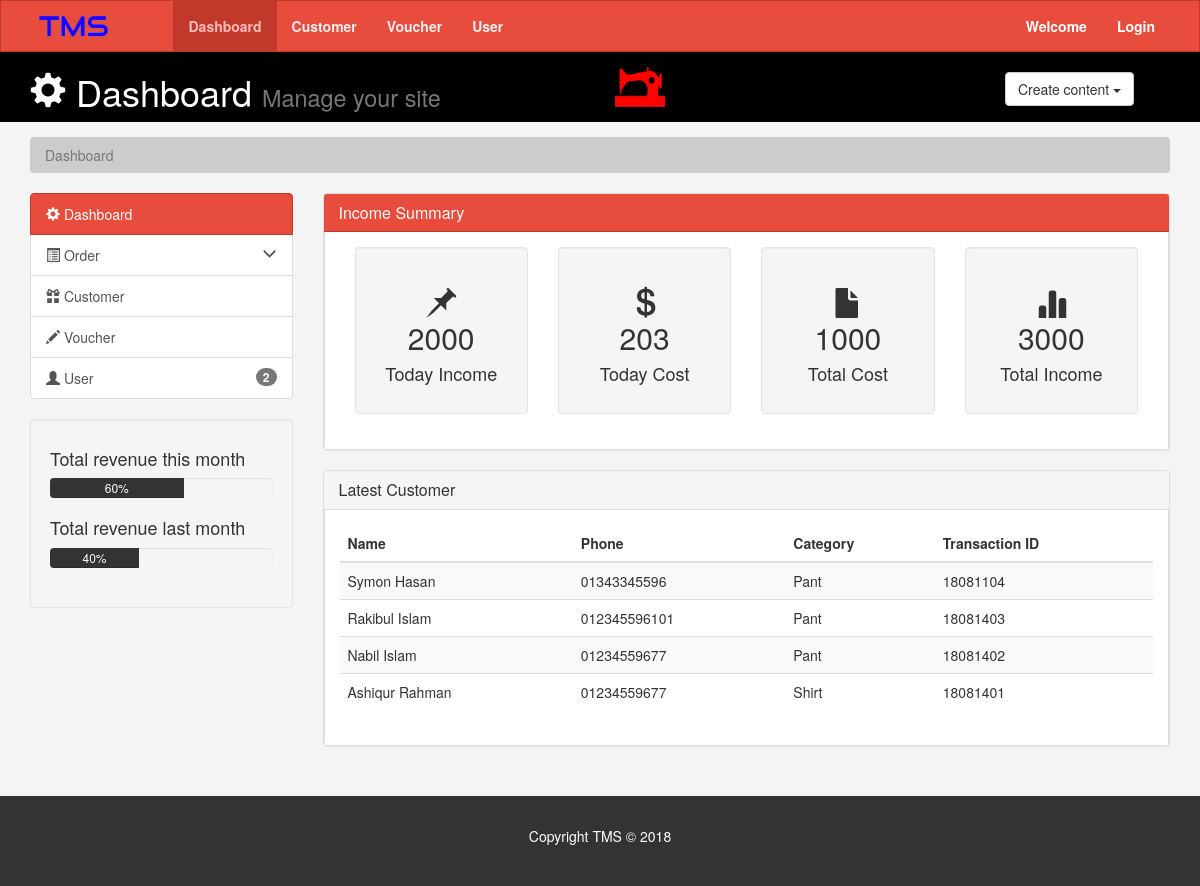
The page / on the database its author committed.
### tables this page shows
CREATE TABLE `customer` (
  `id` int(255) NOT NULL,
  `category` text NOT NULL,
  `name` text NOT NULL,
  `phone` varchar(255) NOT NULL,
  `address` varchar(255) NOT NULL,
  `tran_id` int(255) NOT NULL,
  `voucher` varchar(255) NOT NULL
);

### index.php (the view, shortened to what this page needs)
<!DOCTYPE html>
<html lang="en">
<?php
    include("dbcon.php");
?>
  <head>
    <link href="css/bootstrap.min.css" rel="stylesheet">
    <link rel="stylesheet" href="css/style.css">
  </head>
  <body>
    <nav class="navbar navbar-default">
        <div class="container">
            <div class="navbar-header">
              <a class="navbar-brand" href="index.php"><img src="image/809HRD.png" alt="" height="50"></a>
            </div>
            <div id="navbar" class="collapse navbar-collapse">
              <ul class="nav navbar-nav">
                <li class="active"><a href="index.php"><b>Dashboard</b></a></li>
                <li><a href="customer.php"><b>Customer</b></a></li>
                <li><a href="voucher.php"><b>Voucher</b></a></li>
                <li><a href="user.php"><b>User</b></a></li>
              </ul>
              <ul class="nav navbar-nav navbar-right">
                <li>
                    <?php
                        if(isset($_SESSION['user_email'])){
                            $user = $_SESSION['user_email'];
                            $get_name = "select * from user where user_email = '$user'";
                            $run_name = mysqli_query($conn,$get_name);
                            $row_name = mysqli_fetch_array($run_name);
                            $u_name_f = $row_name['user_f_name'];
                            if(isset($user)){
                                echo "<a href='#' style='color:#fff;'><b>Hello, $u_name_f</b></a>";
                            }
                        }
                        else{
                            echo "<a href='#' style='color:#fff;'><b>Welcome</b></a>";
                        }
                    ?>
                </li>
                <li>
                    <?php
                        if(!isset($_SESSION['user_email'])){
                            echo "<a href='login.php' style='color:#fff;' class=''><b>Login</b></a>";
                        }
                        else{
                            echo "<a href='logout.php' style='color:#fff;' class=''><b>Logout</b></a>";
                        }
                    ?>
                </li>
              </ul>
            </div>
        </div>
    </nav>
    <header id="header">
        <div class="container">
            <div class="row">
                <div class="col-md-6">
                    <h1><span class="glyphicon glyphicon-cog" aria-hidden="true"></span> Dashboard <small>Manage your site</small></h1>
                </div>
                <div class="col-md-4" style="margin-top:15px;">
                    <img src="image/3oyIa5.png" alt="" height="40" width="50">
                </div>
                <div class="col-md-2">
                    <div class="dropdown create">
                      <button class="btn btn-default dropdown-toggle" type="button" id="dropdownMenu1" data-toggle="dropdown" aria-haspopup="true" aria-expanded="true">
                        Create content
                        <span class="caret"></span>
                      </button>
                    </div>
                </div>
            </div>
        </div>
    </header>
    <section id="breadcrumb">
        <div class="container">
            <ol class="breadcrumb">
                <li class="active">Dashboard</li>
            </ol>
        </div>
    </section>
    <section id="main">
        <div class="container">
            <div class="row">
                <div class="col-md-3">
                    <div class="list-group">
                      <a href="index.php" class="list-group-item active main-color-bg"><span class="glyphicon glyphicon-cog" aria-hidden="true"></span>
                        Dashboard
                      </a>
                      <a href="#" id="accordion" role="tablist" aria-multiselectable="true">
                          <a class="list-group-item" role="button" data-toggle="collapse" data-parent="#accordion" href="#collapseOne" aria-expanded="false" aria-controls="collapseOne">
                          <span class="glyphicon glyphicon-list-alt" aria-hidden="true"></span> Order
                          <span class="glyphicon glyphicon-menu-down icon-one" aria-hidden="true"></span>
                          </a>
                      </a>
                      <a href="customer.php" class="list-group-item"><span class="glyphicon glyphicon-gift" aria-hidden="true"></span> Customer </a>
                      <a href="voucher.php" class="list-group-item"><span class="glyphicon glyphicon-pencil" aria-hidden="true"></span> Voucher </a>
                      <a href="user.php" class="list-group-item"><span class="glyphicon glyphicon-user" aria-hidden="true"></span> User
                          <span class="badge">
                              <?php
                                $get_name = "select * from user";
                                $run_name = mysqli_query($conn,$get_name);
                                $no_row = mysqli_num_rows($run_name);
                                echo "$no_row";
                              ?>
                          </span>
                      </a>
                    </div>
                    <div class="well">
                        <h4>Total revenue this month</h4>
                        <div class="progress">
                            <div class="progress-bar" role="progressbar" aria-valuenow="60" aria-valuemin="0" aria-valuemax="100" style="width: 60%;">
                                60%
                            </div>
                        </div>
                        <h4>Total revenue last month</h4>
                        <div class="progress">
                            <div class="progress-bar" role="progressbar" aria-valuenow="40" aria-valuemin="0" aria-valuemax="100" style="width: 40%;">
                                40%
                            </div>
                         </div>
                    </div>
                </div>
                <div class="col-md-9">
                    <div class="panel panel-default ">
                      <div class="panel-heading main-color-bg">
                        <h3 class="panel-title">Income Summary</h3>
                      </div>
                      <div class="panel-body">
                          <div class="col-md-3">
                              <div class="well dash-box">
                                  <h2><span class="glyphicon glyphicon-pushpin" aria-hidden="true"></span><br>2000</h2>
                                  <h4>Today Income</h4>
                              </div>
                          </div>
                          <div class="col-md-3">
                              <div class="well dash-box">
                                  <h2><span class="glyphicon glyphicon-usd" aria-hidden="true"></span><br>203 </h2>
                                  <h4>Today Cost</h4>
                              </div>
                          </div>
                          <div class="col-md-3">
                              <div class="well dash-box">
                                  <h2><span class="glyphicon glyphicon-file" aria-hidden="true"></span><br>1000 </h2>
                                  <h4>Total Cost</h4>
                              </div>
                          </div>
                          <div class="col-md-3">
                              <div class="well dash-box">
                                 <?php
                                    global $conn;
                                    $total=0;
                                    $sel_price = "SELECT total FROM complete_list";
                                    $run_price = mysqli_query($conn,$sel_price);
                                    while($p_price=mysqli_fetch_array($run_price)){
                                            $total_income = array($p_price['total']);
                                            $values=array_sum($total_income);
                                            $total +=$values;
                                    }
                                 ?>
                                  <h2><span class="glyphicon glyphicon-stats" aria-hidden="true"></span><br><?php echo $total;?></h2>
                                  <h4>Total Income</h4>
                              </div>
                          </div>
                      </div>
                    </div>
                    <div class="panel panel-default">
                      <div class="panel-heading">
                        <h3 class="panel-title">Latest Customer</h3>
                      </div>
                      <div class="panel-body">
                        <table class="table table-striped table-hover">
                          <thead>
                              <tr>
                                  <th>Name</th>
                                  <th>Phone</th>
                                  <th>Category</th>
                                  <th>Transaction ID</th>
                              </tr>
                              <?php
                                    global $conn;
                                    $select= "SELECT * FROM customer order by id desc";
                                    $run = mysqli_query($conn,$select);
                                    while($check=mysqli_fetch_array($run)){
                                        $name = $check['name'];
                                        $phone = $check['phone'];
                                        $cat = $check['category'];
                                        $tran_id = $check['tran_id'];
                              ?>
                          </thead>
                          <tr>
                            <td><?php echo $name;?></td>
                            <td><?php echo $phone;?></td>
                            <td><?php echo $cat;?></td>
                            <td><?php echo $tran_id;?></td>
                          </tr>
                          <?php }?>
                        </table>
                      </div>
                    </div>
                </div>
            </div>
        </div>
    </section>
    <footer id="footer">
        <p>Copyright TMS &copy; 2018</p>
    </footer>
  </body>
</html>

### css/style.css (style rules this page uses)
body { background:#f4f4f4; }
.navbar { min-height: 33px !important; margin-bottom: 0; border-radius: 0; }
.navbar-brand { padding-top: 0px !important; margin-right: 40px; }
.navbar-nav > li > a { padding-top:15px !important; padding-bottom: 0px !important; height: 50px; }
.navbar-default { background-color: #e74c3c; border-color: #c0392b; }
.navbar-default .navbar-brand { color: #ecf0f1; }
.navbar-default .navbar-nav > li > a { color: #ecf0f1; }
.navbar-default .navbar-nav > .active > a, .navbar-default .navbar-nav > .active > a:hover, .navbar-default .navbar-nav > .active > a:focus { color: #ffbbbc; background-color: #c0392b; }
.navbar-default .navbar-collapse, .navbar-default .navbar-form { border-color: #ecf0f1; }
.main-color-bg { background-color: #e74c3c !important; border-color: #c0392b !important; color: #fff !important; }
#header { background:#000000; color: #ffffff; margin-bottom: 15px; }
#header .create { padding-top: 20px; }
.breadcrumb { background: #cccccc; color: #333333; }
.progress-bar { background:#333333; color:#ffffff; }
.dash-box { text-align: center; }
#footer { background:#333333; color:#ffffff; text-align:center; padding:30px; margin-top:30px; }
.panel-body { background: #ffffff; border-left: 1px solid #ddd; border-right: 1px solid #ddd; border-bottom: 1px solid #ddd; }
.panel-body:last-child { border-bottom: 0px none; }
.icon-one { float: right; }

### rows shown on the page
customer: name "Symon Hasan", phone "01343345596", category "Pant", tran "18081104"
customer: name "Rakibul Islam", phone "012345596101", category "Pant", tran "18081403"
customer: name "Nabil Islam", phone "01234559677", category "Pant", tran "18081402"
customer: name "Ashiqur Rahman", phone "01234559677", category "Shirt", tran "18081401"

### other values the page prints
$no_row "2"
$total "3000"
